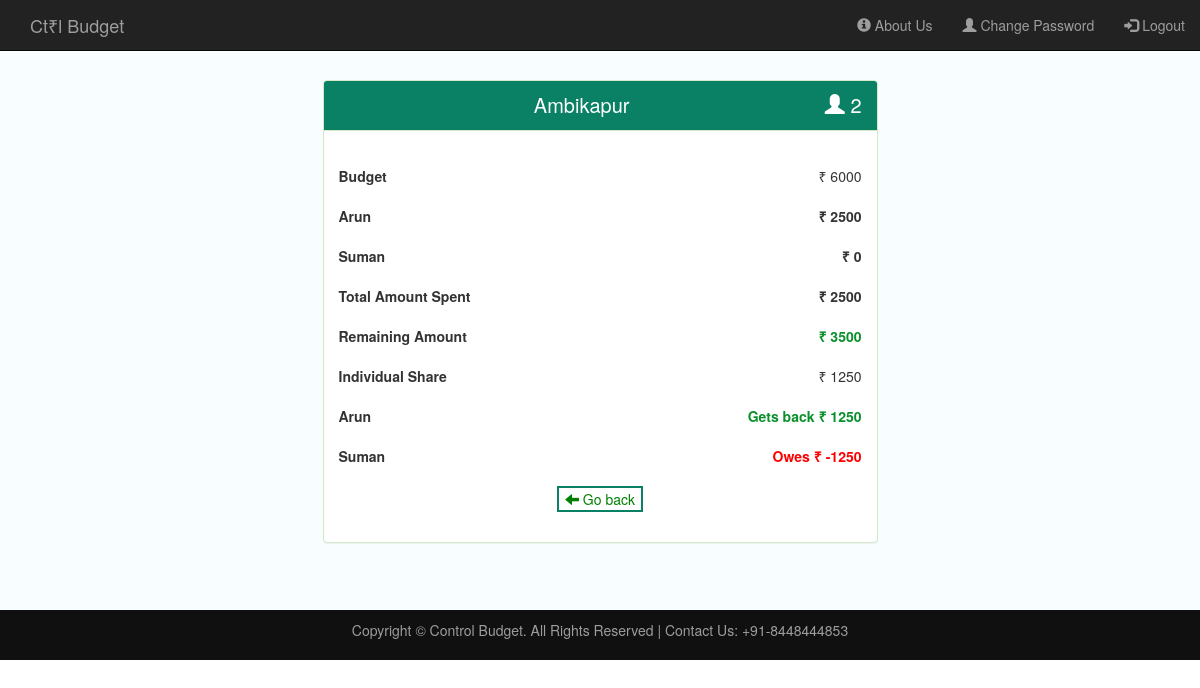
/expense_distribution.php?idp=3 (signed in), run on the app's committed database.
### tables this page shows
CREATE TABLE IF NOT EXISTS `plan` (
  `id` int(11) NOT NULL AUTO_INCREMENT,
  `title_trip` varchar(255) DEFAULT NULL,
  `_from` date DEFAULT NULL,
  `_to` date DEFAULT NULL,
  `ibudget` int(11) DEFAULT NULL,
  `no_of_people` int(11) DEFAULT NULL,
  `name_of_person` longtext,
  `user_id` int(11) DEFAULT NULL,
  PRIMARY KEY (`id`)
);

### expense_distribution.php (the view, shortened to what this page needs)
<?php
require 'common.php';
?>
<!DOCTYPE html>
<html>
    <head>
        <link rel="stylesheet" href="https://maxcdn.bootstrapcdn.com/bootstrap/3.3.7/css/bootstrap.min.css" >
        <link rel="stylesheet" href="style.css" type="text/css">
    </head>
    <body>
        <?php
        include 'header.php';
        ?>
        <div class="bg">
            <div class="container">
                <br>
                <br>
                <br>
                <br>
                <div class="row">
                    <?php
                    $user_id = $_SESSION['user_id'];
                    $idpass = mysqli_real_escape_string($con, $_GET['idp']);
                    $select_query1 = "SELECT * FROM plan WHERE plan.user_id='$user_id'AND plan.id='$idpass'";
                    $select_query_result1 = mysqli_query($con, $select_query1)or die(mysqli_error($con));
                    $row1 = mysqli_fetch_array($select_query_result1);
                    $name1 = $row1['name_of_person'];
                    $no_of_people = $row1['no_of_people'];
                    $sum = 0;
                    ?>
                    <div class="col-xs-10 col-xs-offset-1 col-md-6 col-md-offset-3">
                        <div class="panel panel-success">
                            <div class="panel-heading">
                                <center>
                                    <?php
                                    $nam = $row1['title_trip'];
                                    echo $nam;
                                    $ids = $row1['id'];
                                    ?>
                                    <div class="right">
                                        <span class="glyphicon glyphicon-user"></span><?php echo" " . $row1['no_of_people']; ?>
                                    </div>
                                </center>
                            </div>
                            <div class="panel-body">
                                <br>
                                <b> Budget  </b>
                                <div class="right">
                                    &#8377  <?php echo $row1['ibudget']; ?>
                                </div>
                                <br>
                                <br>
                                <?php
                                $spent = array();
                                $names = strtok($name1, ",");
                                while ($names) {
                                    $spent[$names] = 0;
                                    ?>
                                    <b> <?php echo $names; ?></b>
                                    <?php
                                    $select_query2 = "SELECT * FROM expense WHERE expense.users_id='$user_id'AND expense.plan_id='$idpass'";
                                    $select_query_result2 = mysqli_query($con, $select_query2)or die(mysqli_error($con));
                                    while ($row2 = mysqli_fetch_array($select_query_result2)) {
                                        if ($names == $row2['by_whom']) {
                                            $spent[$names] += $row2['amount_spent'];
                                            $sum += $row2['amount_spent'];
                                        }
                                    }
                                    ?>
                                    <div class="right">
                                        <b>&#8377  <?php echo $spent[$names]; ?></b>
                                    </div>
                                    <?php
                                    $names = strtok(",");
                                    echo " <br><br>";
                                }
                                ?>
                                <b> Total Amount Spent  </b>
                                <div class="right">
                                    <b>&#8377  <?php echo $sum; ?></b>
                                </div>
                                <br>
                                <br>
                                <b>Remaining Amount  </b>
                                <div class="right">
                                    <?php
                                    $total = $row1['ibudget'] - $sum;
                                    if ($total > 0) {
                                        ?>
                                        <b class="g"> &#8377 <?php echo $total; ?></b>
                                        <?php
                                    } else if ($total < 0) {
                                        ?>
                                        <b class="r">Overspent by &#8377 <?php echo $total; ?></b>
                                        <?php
                                    } else {
                                        ?>
                                        <b class="b">&#8377 <?php echo $total; ?></b>
                                    <?php }
                                    ?>
                                </div>
                                <br>
                                <br>
                                <b>Individual Share  </b>
                                <div class="right">
                                    &#8377  <?php
                                    $individual_share = $sum / $no_of_people;
                                    echo $individual_share
                                    ?>
                                </div>
                                <br>
                                <br>
                                <?php
                                $names = strtok($name1, ',');
                                while ($names) {
                                    ?>
                                    <b><?php echo $names; ?></b>
                                    <div class="right">
                                        <?php
                                        $share = $spent[$names] - $individual_share;
                                        if ($share > 0) {
                                            ?>
                                            <b class="g"> Gets back &#8377 <?php echo $share; ?></b>
                                            <?php
                                        } else if ($share < 0) {
                                            ?>
                                            <b class="r"> Owes &#8377 <?php echo $share; ?></b>
                                            <?php
                                        } else {
                                            ?>
                                            <b class="b"> All Settled up</b>
                                        <?php }
                                        ?>
                                    </div>
                                    <br>
                                    <br>
                                    <?php
                                    $names = strtok(",");
                                }
                                ?>
                                <center>
                                    <form method="POST" action="view_plan.php?id=<?php echo $ids ?>&idp=<?php echo $idpass ?>">
                                        <div class="form-group">
                                            <button type="submit" name="submit" class="button1"><span class="glyphicon  glyphicon-arrow-left">   </span>  Go back</button>
                                        </div>
                                    </form>
                                </center>
                            </div>
                        </div>
                    </div>
                </div>
            </div>
        </div>
        <?php
        include 'footer.php';
        ?>
    </body>
</html>

### style.css (style rules this page uses)
html,body { height: 100%; }
.bg { background-color:rgb(248,254,255); min-height: 610px; }
.button1 { background-color: white; color: green; border: 2px solid #0a8065; }
.right { float: right; }
.g { color:#0a902b; }
.r { color:red; }
.panel-heading { font-size: 20px; background-color:#0a8065 !important; color:white !important; }

### data on the page
plan: title_trip "Ambikapur", no_of_people "2", ibudget "6000", name_of_person "Arun", name_of_person "2500", ibudget "3500", no_of_people "1250", share "1250", no_of_people "-1250"

### other printed values
$names "Suman"
$spent[$names] "0"
$sum "2500"
